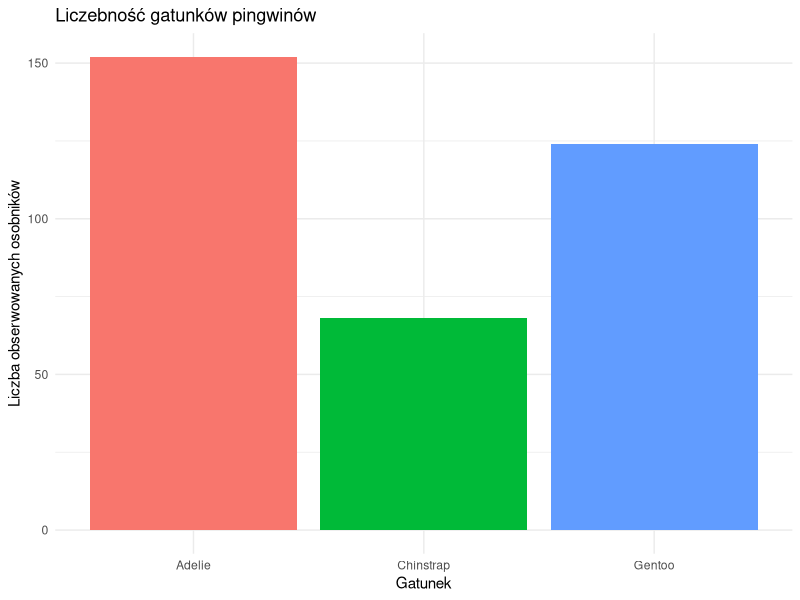
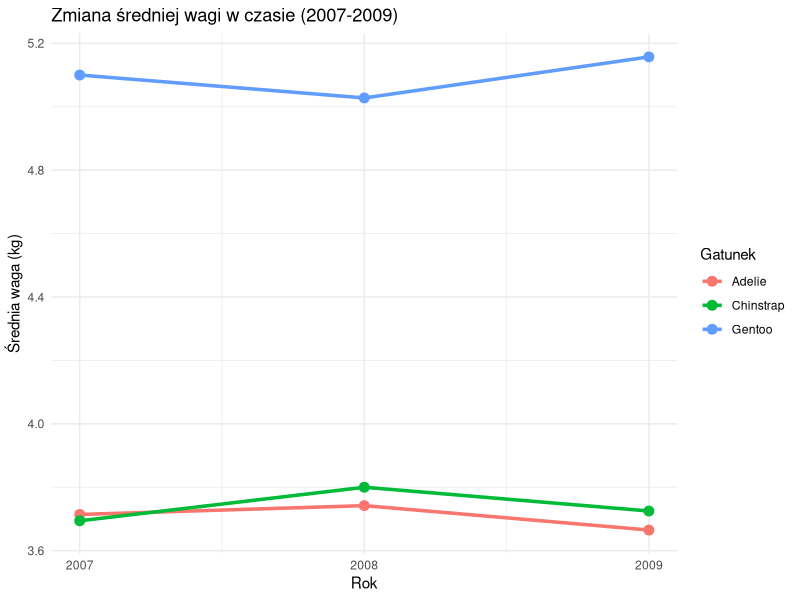
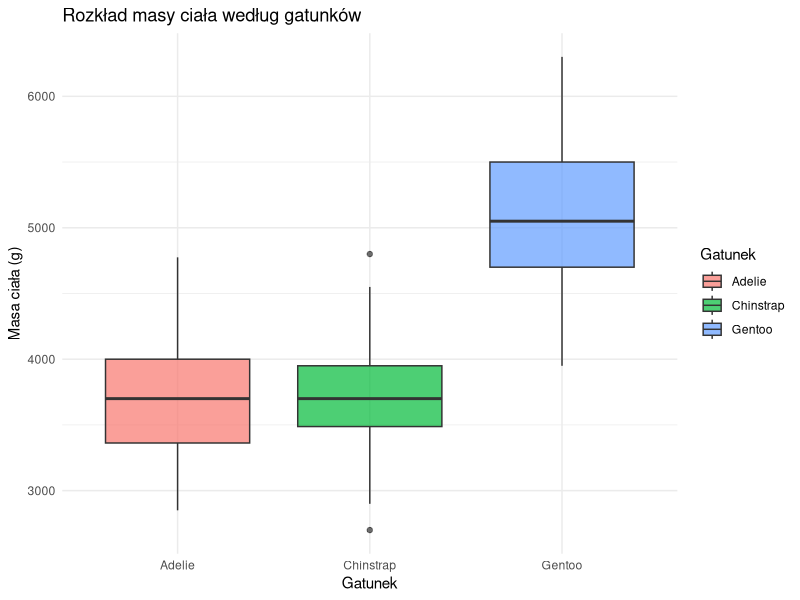

Recreate these plots in R, in order.
## ---- chunk 1
library(dplyr) #analiza danych
library(ggplot2) #wykresy
library(tidyr)  #czyszczenie(usuwanie pustych wierszy)
library(palmerpenguins) #dane
library(knitr) # Tabela (kable)
data("penguins")
## ---- chunk 2
# Średnia waga gatunków w podziale na lata
dane_roczne <- penguins %>%
  drop_na() %>%   # Usuwam puste wiersze
  filter(year >= 2007) %>% # Filtracja: dane od roku 2007
  mutate(waga_kg = body_mass_g / 1000) %>%  # Mutate: zamiana gramów na kilogramy
  group_by(year, species) %>%  # Grupowanie: po roku i gatunku
  summarise(  # Summarise: obliczanie średniej
    srednia_waga = mean(waga_kg),
    .groups = "drop"
  )

# Wyświetlenie tabeli z wynikami obliczeń
kable(dane_roczne, caption = "Tabela: Średnia waga (kg) w poszczególnych latach")
## ---- chunk 3
ggplot(penguins, aes(x = species, fill = species)) +
  geom_bar() +
  labs(
    title = "Liczebność gatunków pingwinów",
    x = "Gatunek",
    y = "Liczba obserwowanych osobników",
    fill = "Gatunek"
  ) +
  theme_minimal() +
  theme(legend.position = "none") # Ukrywam legendę, bo nazwy są na osi X

## ---- chunk 4
ggplot(dane_roczne, aes(x = year, y = srednia_waga, color = species)) +
  geom_line(size = 1.2) +  # Grubsza linia dla czytelności
  geom_point(size = 3) +   # Punkty oznaczające konkretne lata
  scale_x_continuous(breaks = c(2007, 2008, 2009)) + # Wymuszenie liczb całkowitych na osi lat(bez 2007.5, 2008.5 itp.)
  labs(
    title = "Zmiana średniej wagi w czasie (2007-2009)",
    x = "Rok",
    y = "Średnia waga (kg)",
    color = "Gatunek"
  ) +
  theme_minimal()
## ---- chunk 5
penguins %>%
  drop_na() %>%
  ggplot(aes(x = species, y = body_mass_g, fill = species)) +
  geom_boxplot(alpha = 0.7) +
  labs(
    title = "Rozkład masy ciała według gatunków",
    x = "Gatunek",
    y = "Masa ciała (g)",
    fill = "Gatunek"
  ) +
  theme_minimal()
